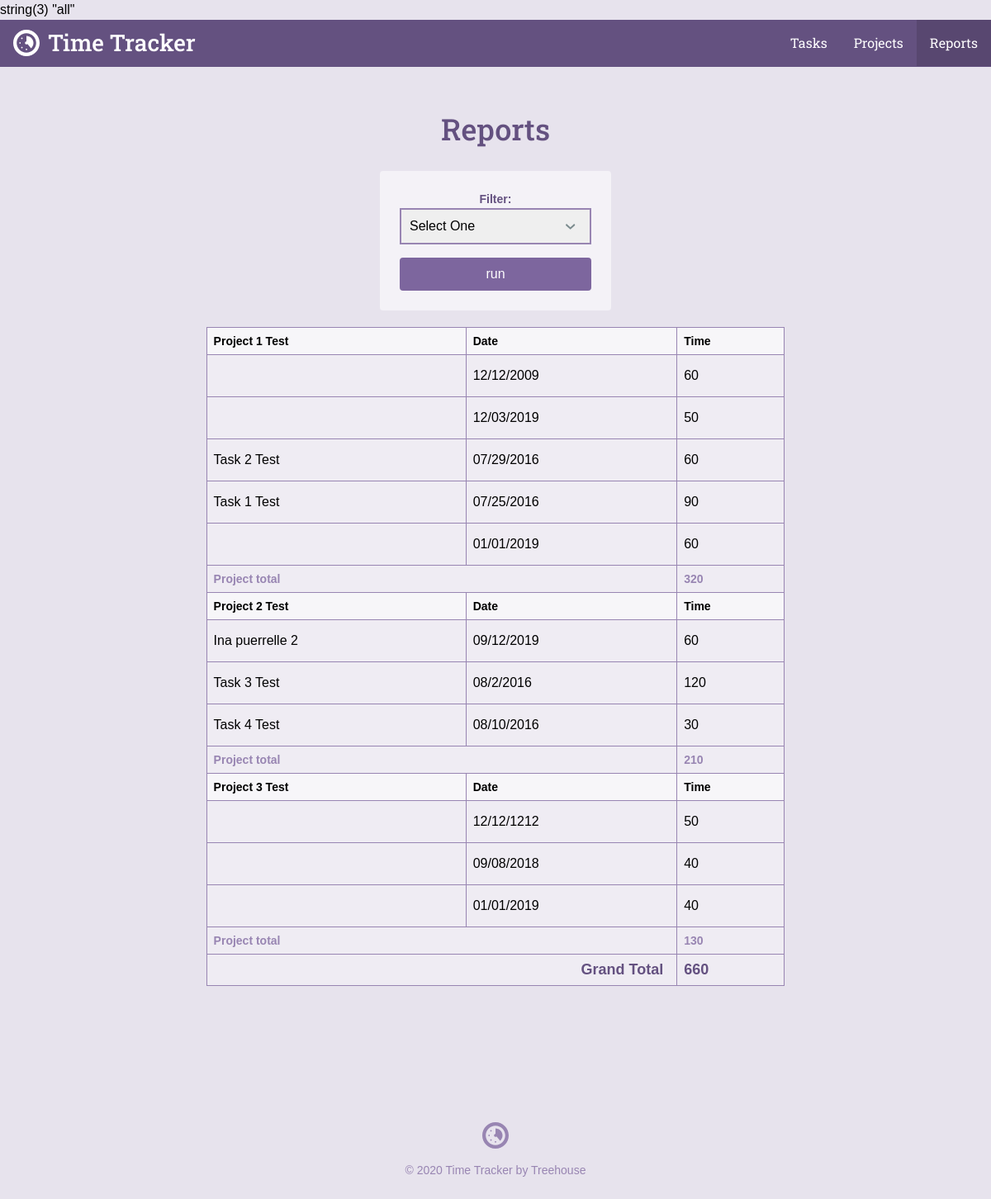
The app's page /reports.php with its own data.
### tables this page shows
CREATE TABLE `tasks` (
	`task_id`	INTEGER PRIMARY KEY AUTOINCREMENT,
	`project_id`	INTEGER,
	`title`	TEXT,
	`date`	INTEGER NOT NULL,
	`time`	TEXT NOT NULL
);

CREATE TABLE `projects` (
	`project_id`	INTEGER PRIMARY KEY AUTOINCREMENT,
	`title`	TEXT NOT NULL,
	`category`	TEXT NOT NULL
);

### inc/functions.php (called while the page is built, shortened)
<?php
function get_task_list($filter = null){
    include("connection.php");
    $sql = "SELECT tasks.*, projects.title as project FROM tasks"
            ." JOIN projects ON tasks.project_id = projects.project_id ";
    $orderBy = " ORDER BY date DESC";
    if($filter){
        $orderBy = " ORDER BY projects.title ASC, date DESC";
    }
    $where = '';
    try {
        $results = $db->prepare($sql . $where . $orderBy);
        $results->execute();
    } catch(Exception $e) {
        echo "Error!: ".$e->getMessage()."<br>";
        return array();
    }
    return $results->fetchAll(PDO::FETCH_ASSOC);
}

### reports.php (the view, shortened to what this page needs)
<?php
require 'inc/functions.php';
$page = "reports";
$filter = "all";
var_dump($filter);
include 'inc/header.php';
?>
<div class="col-container page-container">
    <div class="col col-70-md col-60-lg col-center">
        <div class="col-container">
            <h1 class='actions-header'>Reports</h1>
            <form class='form-container form-report' action='reports.php' method='get'>
                <label for='filter'>Filter:</label>
                <select id='filter' name='filter'>
                    <option value=''>Select One</option>
                </select>
                <input class='button' type='submit' value='run' />
            </form>
        </div>
        <div class="section page">
            <div class="wrapper">
                <table>
                    <?php
                        $total = $project_id = $project_total = 0;
                        $tasks = get_task_list($filter);
                        foreach($tasks as $item){
                            if($project_id != $item['project_id']){
                                $project_id = $item['project_id'];
                                echo "<thead>\n";
                                echo "<tr>\n";
                                echo "<th>".$item['project']."</th>\n";
                                echo "<th> Date </th>\n";
                                echo "<th> Time </th>\n";
                                echo "</tr>\n";
                                echo "</thead>\n";
                            }
                            $project_total += $item['time'];
                            $total += $item['time'];
                            echo "<tr>\n";
                            echo "<td>".$item['title']."</td>\n";
                            echo "<td>".$item['date']."</td>\n";
                            echo "<td>".$item['time']."</td>\n";
                            echo "</tr>\n";
                            if(next($tasks)['project_id'] != $item['project_id']){
                                echo "<tr>\n";
                                echo "<th class='project-total-number' colspan='2'> Project total </th>\n";
                                echo "<th class='project-total-number'> $project_total </th>\n";
                                echo "</tr>\n";
                                $project_total = 0;
                            }
                        }
                    ?>
                    <tr>
                        <th class='grand-total-label' colspan='2'>Grand Total</th>
                        <th class='grand-total-number'><?php echo $total ?></th>
                    </tr>
                </table>
            </div>
        </div>
    </div>
</div>
<?php include "inc/footer.php"; ?>

### inc/header.php (shortened to what this page needs)
<html>
<head>
	<link rel="stylesheet" href="css/style.css" type="text/css">
</head>
<body>
	<header class="header">
    <div class="col-container">
  		<h1>
        <a class="logo" href="./">
          <svg viewbox="0 0 64 64" class="logo-icon"><use xlink:href="#logo_icon"></use></svg>
          <span class="logo-name">Time Tracker</span>
        </a>
      </h1>
  		<ul class="nav">
        <li class="nav-item tasks<?php if ($page == "tasks") { echo " on"; } ?>"><a class="nav-link" href="task_list.php">Tasks</a></li>
        <li class="nav-item projects<?php if ($page == "projects") { echo " on"; } ?>"><a class="nav-link" href="project_list.php">Projects</a></li>
        <li class="nav-item reports<?php if ($page == "reports") { echo " on"; } ?>"><a class="nav-link" href="reports.php">Reports</a></li>
      </ul>
    </div>
  </header>
	<div id="content">

### inc/footer.php
</div>
	<footer class="footer">
    <div class="col-container">
      <svg viewbox="0 0 64 64" class="logo-icon"><use xlink:href="#logo_icon"></use></svg>
  		<p class="footer-copy">&copy; <?php echo date("Y"); ?> Time Tracker by Treehouse</p>
    </div>
	</footer>
</body>
</html>

### records on screen
tasks: project.title "Project 1 Test", date "12/12/2009", time "60"
tasks: date "12/03/2019", time "50"
tasks: title "Task 2 Test", date "07/29/2016", time "60"
tasks: title "Task 1 Test", date "07/25/2016", time "90"
tasks: date "01/01/2019", time "60", project_total "320"
tasks: project.title "Project 2 Test", title "Ina puerrelle 2", date "09/12/2019", time "60"
tasks: title "Task 3 Test", date "08/2/2016", time "120"
tasks: title "Task 4 Test", date "08/10/2016", time "30", project_total "210"
tasks: project.title "Project 3 Test", date "12/12/1212", time "50"
tasks: date "09/08/2018", time "40"
tasks: date "01/01/2019", time "40", project_total "130"

### other values on screen
$total "660"
